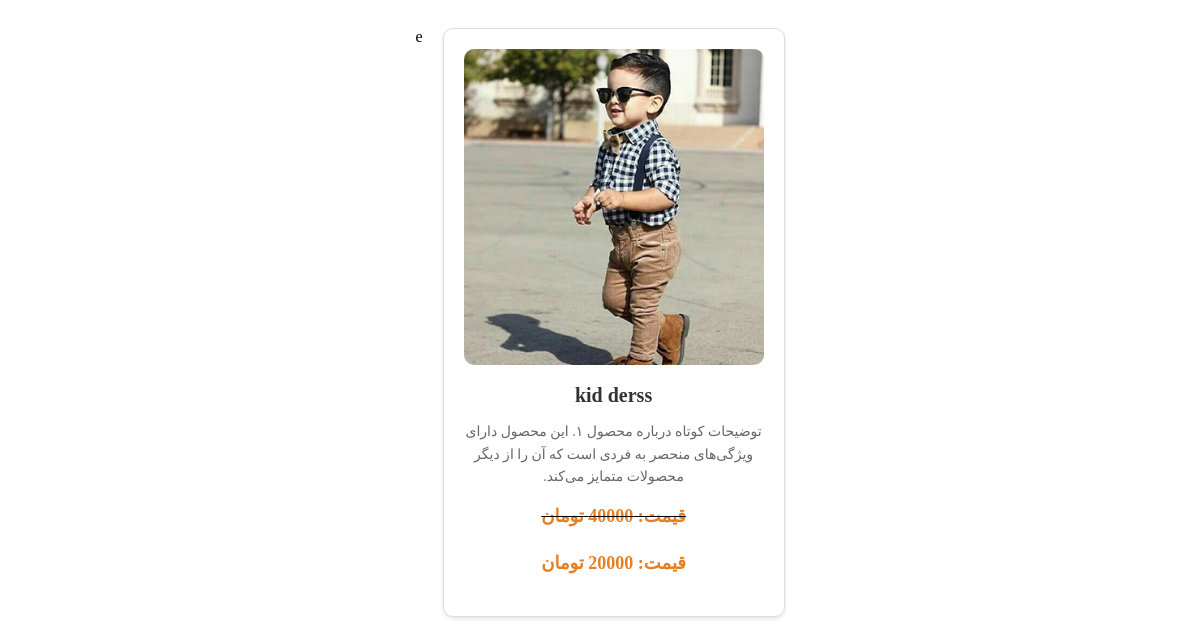
Page /product_detail/3 on the committed database.
### shop/models.py (models this page shows, shortened)
class Products(models.Model):
        product_name = models.CharField( max_length=50)
        category = models.ForeignKey(Category,on_delete=models.CASCADE,default=1)
        price = models.DecimalField( max_digits=100, decimal_places=0,default=0)
        product_image = models.ImageField(upload_to='uploads/products_iamge')
        product_name = models.CharField( max_length=50)
        is_sale = models.BooleanField(default=False)
        sale_price = models.DecimalField( max_digits=100, decimal_places=0,default=0)

### shop/views.py (the view)
# urls.py: path('product_detail/<int:pk>',shop_views.single_product,name='single_product'),
def single_product(request,pk):
       products_detail = Products.objects.get(id=pk)
       return render(request,'single_product.html',{'products_detail':products_detail})

### cart/context_processors.py (called while the page is built)
def cart (request):
        return {'cart':Cart(request)}

### shop/templates/single_product.html (shortened to what this page needs)
{% load static %}
<!DOCTYPE html>
<html lang="fa" dir="rtl">
<head>
</head>
<body>
    <div class="products">
        {% if products_detail.is_sale%}
        <div class="product">
            <img src="{{ products_detail.product_image.url }}" alt="محصول ۱">
            <h2> {{ products_detail.product_name }} </h2>
            <p>توضیحات کوتاه درباره محصول ۱. این محصول دارای ویژگی‌های منحصر به فردی است که آن را از دیگر محصولات متمایز می‌کند.</p>
           <strike> <p class="price">قیمت: {{ products_detail.price }} تومان</p></strike>
            <p class="price">قیمت: {{ products_detail.sale_price }} تومان</p>
        </div>
        {% endif %}
</body>
</html>e

### shop/templates/single_product.html (style rules this page uses)
.products { display: flex; flex-wrap: wrap; justify-content: center; gap: 20px; padding: 20px; }
.product { background-color: #fff; border: 1px solid #ddd; border-radius: 10px; box-shadow: 0 2px 4px rgba(0, 0, 0, 0.1); width: 300px; padding: 20px; text-align: center; transition: transform 0.3s ease; }
.product img { max-width: 100%; height: auto; border-radius: 10px; }
.product h2 { font-size: 20px; margin: 15px 0 10px; color: #333; }
.product p { font-size: 14px; color: #666; line-height: 1.6; }
.product .price { font-size: 18px; color: #e67e22; font-weight: bold; margin-top: 10px; }

### rows in the picture
Products: product_image (picture), product_name "kid derss", price "40000", sale_price "20000"
